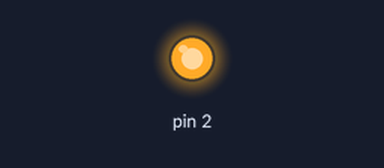
Bench run of a sketch on a simulated Arduino Uno, built with avr-gcc and run on an emulated ATmega328P. Shown: output pins drawn as LEDs (lit = HIGH).

Above: at 0.1 s.
Timing chart, 0 to 1.6 s (numbered marks = the images above):
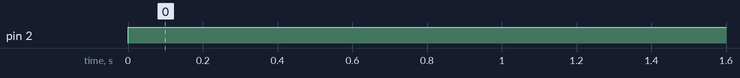

The sketch:

Ej_4.ino
```cpp
#include <Arduino.h>
#define LED_1 2
#define LED_2 3
#define LED_3 4

enum ESTADO
{
    inicial,
    prendido,
    apagado
};

/**
 * @brief Maquina de estado para cambiar estado de prendido a apagado
 *
 * @param led Pin del led
 * @param repite Tiempo pren/apagado
 */
void mef(char led, int repite);

void setup()
{
    // <>
}
// the loop function runs over and over again forever
void loop()
{
    mef(LED_1, 500);
    mef(LED_2,  50);
    mef(LED_3,   5);
    delay(1);
}

void mef(char led, int repite)
{
    static int contador = repite;
    static char ESTADO = inicial;
//----------------------------------------------------- inicial ---
    if (ESTADO == inicial)
    {
        pinMode(led, OUTPUT);
        contador = repite;
        ESTADO = prendido;
        digitalWrite(led, HIGH);
    }
//----------------------------------------------------- prendido ---
    if (ESTADO == prendido && contador <= 0)
    {
        digitalWrite(led, LOW);
        contador = repite;
        ESTADO = apagado;
    }
    if (ESTADO == prendido)contador--;
//----------------------------------------------------- apagado ---
    if (ESTADO == apagado && contador <= 0)
    {
        digitalWrite(led, HIGH);
        contador = repite;
        ESTADO = prendido;
    }
    if (ESTADO == prendido)contador--;
}
```

Measured:
- by itself, pin 2: LOW → HIGH at 0.00 s
